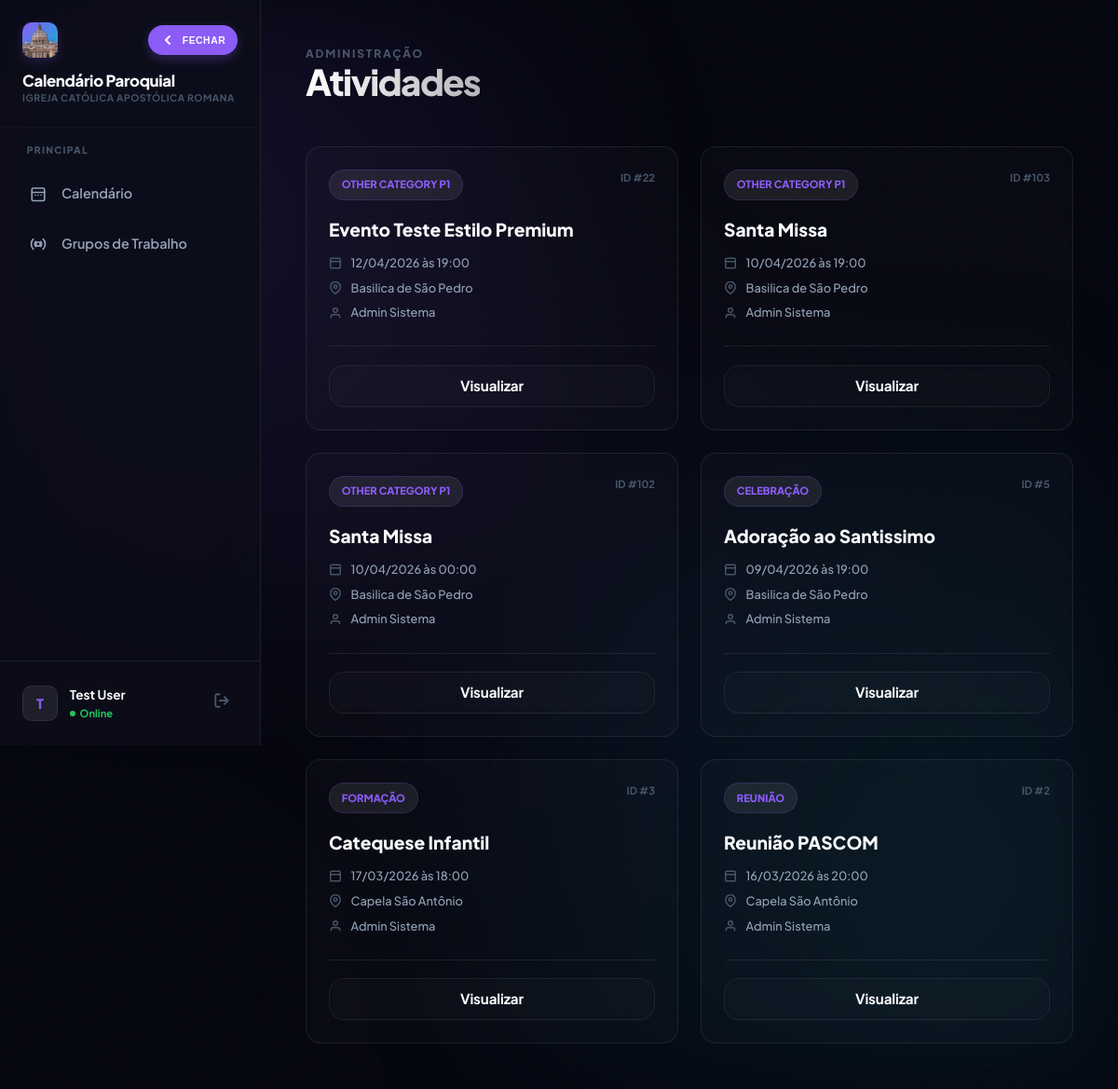
The page /atividades.php (signed in) on the database its author committed.
### tables this page shows
CREATE TABLE `paroquias` (
  `id` int(10) unsigned NOT NULL AUTO_INCREMENT,
  `nome` varchar(255) NOT NULL,
  `cidade` varchar(100) DEFAULT NULL,
  `estado` char(2) DEFAULT NULL,
  `diocese` varchar(255) DEFAULT NULL,
  `ativo` tinyint(1) DEFAULT 1,
  `data_criacao` timestamp NULL DEFAULT current_timestamp(),
  PRIMARY KEY (`id`)
);

CREATE TABLE `atividades` (
  `id` int(10) unsigned NOT NULL AUTO_INCREMENT,
  `nome` varchar(255) NOT NULL,
  `descricao` text DEFAULT NULL,
  `cor` varchar(7) DEFAULT '#3b82f6',
  `data_inicio` date NOT NULL,
  `hora_inicio` time DEFAULT NULL,
  `data_fim` date DEFAULT NULL,
  `hora_fim` time DEFAULT NULL,
  `local_id` int(10) unsigned DEFAULT NULL,
  `tipo_atividade_id` int(10) unsigned DEFAULT NULL,
  `categoria_id` int(10) unsigned DEFAULT NULL,
  `criador_id` int(10) unsigned DEFAULT NULL,
  `paroquia_id` int(10) unsigned DEFAULT NULL,
  `status` varchar(50) DEFAULT 'ativo',
  `restrito` tinyint(1) DEFAULT 0,
  `serie_key` varchar(100) DEFAULT NULL,
  `serie_frequencia` varchar(50) DEFAULT NULL,
  `serie_dias_semana` varchar(100) DEFAULT NULL,
  `serie_data_fim` date DEFAULT NULL,
  `data_criacao` timestamp NULL DEFAULT current_timestamp(),
  `ultima_atualizacao` timestamp NULL DEFAULT current_timestamp() ON UPDATE current_timestamp(),
  `is_multi_color` tinyint(1) DEFAULT 0,
  `is_flashing` tinyint(1) DEFAULT 0,
  PRIMARY KEY (`id`),
  KEY `fk_atividades_paroquia` (`paroquia_id`),
  KEY `fk_atividades_local` (`local_id`),
  KEY `fk_atividades_tipo` (`tipo_atividade_id`),
  CONSTRAINT `fk_atividades_local` FOREIGN KEY (`local_id`) REFERENCES `locais_paroquia` (`id`) ON DELETE SET NULL,
  CONSTRAINT `fk_atividades_paroquia` FOREIGN KEY (`paroquia_id`) REFERENCES `paroquias` (`id`) ON DELETE SET NULL,
  CONSTRAINT `fk_atividades_tipo` FOREIGN KEY (`tipo_atividade_id`) REFERENCES `tipos_atividade` (`id`) ON DELETE SET NULL
);

CREATE TABLE `tipos_atividade` (
  `id` int(10) unsigned NOT NULL AUTO_INCREMENT,
  `paroquia_id` int(10) unsigned DEFAULT NULL,
  `nome_tipo` varchar(100) NOT NULL,
  `cor` varchar(7) DEFAULT NULL,
  `icone` varchar(50) DEFAULT NULL,
  `descricao` text DEFAULT NULL,
  PRIMARY KEY (`id`)
);

CREATE TABLE `locais_paroquia` (
  `id` int(10) unsigned NOT NULL AUTO_INCREMENT,
  `paroquia_id` int(10) unsigned NOT NULL,
  `nome_local` varchar(255) NOT NULL,
  `descricao` text DEFAULT NULL,
  `ativo` tinyint(1) DEFAULT 1,
  `endereco` varchar(255) DEFAULT NULL,
  `telefone` varchar(20) DEFAULT NULL,
  `responsavel` varchar(100) DEFAULT NULL,
  `capacidade` int(11) DEFAULT NULL,
  PRIMARY KEY (`id`)
);

CREATE TABLE `usuarios` (
  `id` int(10) unsigned NOT NULL AUTO_INCREMENT,
  `nome` varchar(255) NOT NULL,
  `email` varchar(255) NOT NULL,
  `senha` varchar(255) NOT NULL,
  `perfil_id` int(10) unsigned DEFAULT NULL,
  `paroquia_id` int(10) unsigned DEFAULT NULL,
  `sexo` varchar(20) DEFAULT NULL,
  `telefone` varchar(20) DEFAULT NULL,
  `palavra_chave` varchar(255) DEFAULT NULL,
  `ativo` tinyint(1) DEFAULT 1,
  `perm_criar_eventos` tinyint(1) DEFAULT 0,
  `perm_editar_eventos` tinyint(1) DEFAULT 0,
  `perm_excluir_eventos` tinyint(1) DEFAULT 0,
  `perm_ver_restritos` tinyint(1) DEFAULT 0,
  `perm_cadastrar_usuario` tinyint(1) DEFAULT 0,
  `perm_admin_usuarios` tinyint(1) DEFAULT 0,
  `perm_ver_logs` tinyint(1) DEFAULT 0,
  `data_criacao` timestamp NULL DEFAULT current_timestamp(),
  `ultimo_login` timestamp NULL DEFAULT NULL,
  `data_nascimento` date DEFAULT NULL,
  `foto_perfil` varchar(255) DEFAULT NULL,
  `nivel_acesso` int(10) DEFAULT 0,
  `perfil_nome` varchar(50) DEFAULT NULL,
  `perm_ver_calendario` tinyint(1) DEFAULT 1,
  `perm_admin_sistema` tinyint(1) DEFAULT 0,
  `perm_gerenciar_catalogo` tinyint(1) DEFAULT 0,
  `perm_gerenciar_grupos` tinyint(1) DEFAULT 0,
  PRIMARY KEY (`id`),
  UNIQUE KEY `email` (`email`),
  KEY `fk_usuario_perfil` (`perfil_id`),
  KEY `fk_usuario_paroquia` (`paroquia_id`),
  CONSTRAINT `fk_usuario_paroquia` FOREIGN KEY (`paroquia_id`) REFERENCES `paroquias` (`id`) ON DELETE SET NULL,
  CONSTRAINT `fk_usuario_perfil` FOREIGN KEY (`perfil_id`) REFERENCES `perfis` (`id`) ON DELETE SET NULL
);

### config.php (called while the page is built, shortened)
<?php
function can(string $permission): bool {
    return isset($_SESSION['perms'][$permission]) && (bool)$_SESSION['perms'][$permission] === true;
}
function has_level(int $min_level): bool {
    return isset($_SESSION['usuario_nivel']) && (int)$_SESSION['usuario_nivel'] <= $min_level;
}
function h(mixed $v): string {
    return htmlspecialchars((string)($v ?? ''), ENT_QUOTES, 'UTF-8');
}
?>

### functions.php (called while the page is built, shortened)
<?php
require_once __DIR__ . '/config.php';
function formatTime(?string $time): string {
    if (empty($time)) return '00:00';
    return substr((string)$time, 0, 5);
}
function current_paroquia_id(): int {
    return (int)($_SESSION['paroquia_id'] ?? 0);
}
?>

### atividades.php (the view, shortened to what this page needs)
<?php
require_once 'functions.php';
$pid = current_paroquia_id();
$sql = "
    SELECT a.*, l.nome_local, t.nome_tipo, t.icone, u.nome as criador_nome
    FROM atividades a
    LEFT JOIN locais_paroquia l ON a.local_id = l.id
    LEFT JOIN tipos_atividade t ON a.tipo_atividade_id = t.id
    LEFT JOIN usuarios u ON a.criador_id = u.id
    WHERE a.paroquia_id = ?
      AND (a.restrito = 0 OR ? = 1 OR a.criador_id = ?)
    ORDER BY a.data_inicio DESC, a.hora_inicio DESC
";
$userId = (int)($_SESSION['usuario_id'] ?? 0);
$canVerRestritos = (int)can('ver_restritos');
$stmt = $conn->prepare($sql);
$stmt->bind_param('iii', $pid, $canVerRestritos, $userId);
$stmt->execute();
$activities = $stmt->get_result();
?>
<!DOCTYPE html>
<html lang="pt-BR">
<head>
    <link rel="stylesheet" href="style.css">
</head>
<body>
    <div class="bg-mesh"></div>
    <div class="app-shell">
        <?php include 'sidebar.php'; ?>
        <main class="main-content">
            <header class="header-stack animate-in">
                <div>
                    <p style="font-size: 0.75rem; font-weight: 800; letter-spacing: 0.15em; color: var(--text-ghost);">ADMINISTRAÇÃO</p>
                    <h1 class="gradient-text">Atividades</h1>
                </div>
            </header>
            <section class="activity-grid animate-in" style="animation-delay: 0.1s;">
                <?php if ($activities->num_rows > 0): ?>
                    <?php while ($row = $activities->fetch_assoc()):
                        $di = new DateTime($row['data_inicio']);
                    ?>
                    <article class="glass-card activity-card">
                        <div class="card-header">
                            <span class="type-badge"><?= h($row['nome_tipo'] ?: 'Evento') ?></span>
                            <div style="font-size: 0.7rem; color: var(--text-ghost); font-weight: 700;">
                                ID #<?= $row['id'] ?>
                            </div>
                        </div>
                        <div class="card-body">
                            <h3><?= h($row['nome']) ?></h3>
                            <div class="meta-item">
                                <svg width="14" height="14" viewBox="0 0 24 24" fill="none" stroke="currentColor" stroke-width="2.5"><rect width="18" height="18" x="3" y="4" rx="2"/><line x1="3" x2="21" y1="10" y2="10"/></svg>
                                <?= $di->format('d/m/Y') ?> às <?= formatTime($row['hora_inicio']) ?>
                            </div>
                            <div class="meta-item">
                                <svg width="14" height="14" viewBox="0 0 24 24" fill="none" stroke="currentColor" stroke-width="2.5"><path d="M21 10c0 7-9 13-9 13s-9-6-9-13a9 9 0 0 1 18 0z"/><circle cx="12" cy="10" r="3"/></svg>
                                <?= h($row['nome_local'] ?: 'Sem local definido') ?>
                            </div>
                            <div class="meta-item">
                                <svg width="14" height="14" viewBox="0 0 24 24" fill="none" stroke="currentColor" stroke-width="2.5"><path d="M20 21v-2a4 4 0 0 0-4-4H8a4 4 0 0 0-4 4v2"/><circle cx="12" cy="7" r="4"/></svg>
                                <?= h($row['criador_nome'] ?: 'Sistema') ?>
                            </div>
                        </div>
                        <div class="card-footer">
                            <a href="ver_atividade.php?id=<?= $row['id'] ?>" class="btn btn-ghost" style="padding: 0.6rem; flex: 1;">Visualizar</a>
                        </div>
                    </article>
                    <?php endwhile; ?>
                <?php endif; ?>
            </section>
        </main>
    </div>
</body>
</html>

### sidebar.php (shortened to what this page needs)
<?php
require_once 'config.php';
$nome = $_SESSION['usuario_nome'] ?? 'Usuário';
$initials = mb_strtoupper(mb_substr($nome, 0, 1));
$userPhoto = trim((string)($_SESSION['usuario_foto'] ?? ''));
if ($userPhoto === '') {
    $sid = (int)($_SESSION['usuario_id'] ?? 0);
    if ($sid > 0) {
        $stPhoto = $conn->prepare("SELECT foto_perfil FROM usuarios WHERE id = ? LIMIT 1");
        if ($stPhoto) {
            $stPhoto->bind_param('i', $sid);
            $stPhoto->execute();
            $rPhoto = $stPhoto->get_result()->fetch_assoc();
            $userPhoto = trim((string)($rPhoto['foto_perfil'] ?? ''));
        }
    }
}
$parish_name = 'Igreja Católica';
$pid = $_SESSION['paroquia_id'] ?? 0;
if ($pid > 0) {
    $stmt = $conn->prepare("SELECT nome FROM paroquias WHERE id = ?");
    $stmt->bind_param('i', $pid);
    $stmt->execute();
    $resParish = $stmt->get_result();
    if ($resParish && $resParish->num_rows > 0) {
        $parish_name = $resParish->fetch_assoc()['nome'];
    }
}
$all_parishes = [];
$current_page = basename($_SERVER['PHP_SELF']);
function is_active(string $page): string {
    global $current_page;
    return ($current_page === $page) ? 'nav-item active' : 'nav-item';
}
?>
<aside class="sidebar" id="mainSidebar">
    <div class="sidebar-header">
        <div class="header-top">
            <div class="brand-logo">
                <?php
                $icon_path = "img/paroquia_{$pid}.png";
                if ($pid > 0 && file_exists(__DIR__ . '/' . $icon_path)):
                ?>
                    <img src="<?= $icon_path ?>?v=<?= time() ?>" alt="Paróquia" style="width: 100%; height: 100%; border-radius: 10px; object-fit: cover;">
                <?php else: ?>
                    <svg width="22" height="22" viewBox="0 0 24 24" fill="none" stroke="#fff" stroke-width="2.5" stroke-linecap="round" stroke-linejoin="round"><path d="M21 15a2 2 0 0 1-2 2H7l-4 4V5a2 2 0 0 1 2-2h14a2 2 0 0 1 2 2z"/></svg>
                <?php endif; ?>
            </div>
            <button type="button" class="desktop-toggle hide-on-mobile" onclick="toggleDesktopSidebar()" title="Alternar menu">
                <svg width="16" height="16" viewBox="0 0 24 24" fill="none" stroke="currentColor" stroke-width="3" stroke-linecap="round" stroke-linejoin="round" class="toggle-icon"><polyline points="15 18 9 12 15 6"></polyline></svg>
                <span class="toggle-text">FECHAR</span>
            </button>
        </div>
        <div class="brand-details">
            <span class="brand-text">Calendário Paroquial</span>
            <?php if (count($all_parishes) > 1): ?>
                <select class="brand-sub-select" onchange="window.location.href='select_paroquia.php?id='+this.value">
                    <?php if ($pid == 0): ?><option value="0" selected>Selecionar...</option><?php endif; ?>
                    <?php foreach($all_parishes as $p): ?>
                        <option value="<?= $p['id'] ?>" <?= $p['id'] == $pid ? 'selected' : '' ?>><?= h($p['nome']) ?></option>
                    <?php endforeach; ?>
                </select>
            <?php else: ?>
                <span class="brand-sub"><?= h($parish_name) ?></span>
            <?php endif; ?>
        </div>
    </div>
    <nav class="sidebar-nav">
        <div class="nav-group">
            <span class="nav-label">Principal</span>
            <a href="index.php" class="<?= is_active('index.php') ?>">
                <svg width="18" height="18" viewBox="0 0 24 24" fill="none" stroke="currentColor" stroke-width="2.2" stroke-linecap="round" stroke-linejoin="round"><rect width="18" height="18" x="3" y="4" rx="2"/><line x1="3" x2="21" y1="10" y2="10"/><path d="M8 14h.01M12 14h.01M16 14h.01"/></svg>
                <span>Calendário</span>
            </a>
            <a href="meus_grupos.php" class="<?= is_active('meus_grupos.php') ?>">
                <span>Grupos de Trabalho</span>
            </a>
        </div>
    </nav>
    <div class="sidebar-footer">
        <div class="user-info">
            <div class="user-avatar">
                <?php if ($userPhoto !== '' && file_exists(__DIR__ . '/' . $userPhoto)): ?>
                    <img src="<?= h($userPhoto) ?>?v=<?= time() ?>" alt="Perfil">
                <?php else: ?>
                    <?= h($initials) ?>
                <?php endif; ?>
            </div>
            <div class="user-details">
                <span class="user-name"><?= h($nome) ?></span>
                <span class="user-status">Online</span>
            </div>
        </div>
        <a href="logout.php" class="logout-btn" title="Sair do Sistema">
            <svg width="18" height="18" viewBox="0 0 24 24" fill="none" stroke="currentColor" stroke-width="2.5" stroke-linecap="round" stroke-linejoin="round"><path d="M9 21H5a2 2 0 0 1-2-2V5a2 2 0 0 1 2-2h4M16 17l5-5-5-5M21 12H9"/></svg>
        </a>
    </div>
</aside>

### rows shown on the page
paroquias: nome "IGREJA CATÓLICA APOSTÓLICA ROMANA"
atividades: tipo_atividade.nome_tipo "OTHER CATEGORY P1", id "22", nome "Evento Teste Estilo Premium", data_inicio "12/04/2026", hora_inicio "19:00", local.nome_local "Basilica de São Pedro", usuarios.nome "Admin Sistema"
atividades: tipo_atividade.nome_tipo "OTHER CATEGORY P1", id "103", nome "Santa Missa", data_inicio "10/04/2026", hora_inicio "19:00", local.nome_local "Basilica de São Pedro", usuarios.nome "Admin Sistema"
atividades: tipo_atividade.nome_tipo "OTHER CATEGORY P1", id "102", nome "Santa Missa", data_inicio "10/04/2026", hora_inicio "00:00", local.nome_local "Basilica de São Pedro", usuarios.nome "Admin Sistema"
atividades: tipo_atividade.nome_tipo "CELEBRAÇÃO", id "5", nome "Adoração ao Santissimo", data_inicio "09/04/2026", hora_inicio "19:00", local.nome_local "Basilica de São Pedro", usuarios.nome "Admin Sistema"
atividades: tipo_atividade.nome_tipo "FORMAÇÃO", id "3", nome "Catequese Infantil", data_inicio "17/03/2026", hora_inicio "18:00", local.nome_local "Capela São Antônio", usuarios.nome "Admin Sistema"
atividades: tipo_atividade.nome_tipo "REUNIÃO", id "2", nome "Reunião PASCOM", data_inicio "16/03/2026", hora_inicio "20:00", local.nome_local "Capela São Antônio", usuarios.nome "Admin Sistema"

### other values the page prints
$initials "T"
$nome "Test User"
